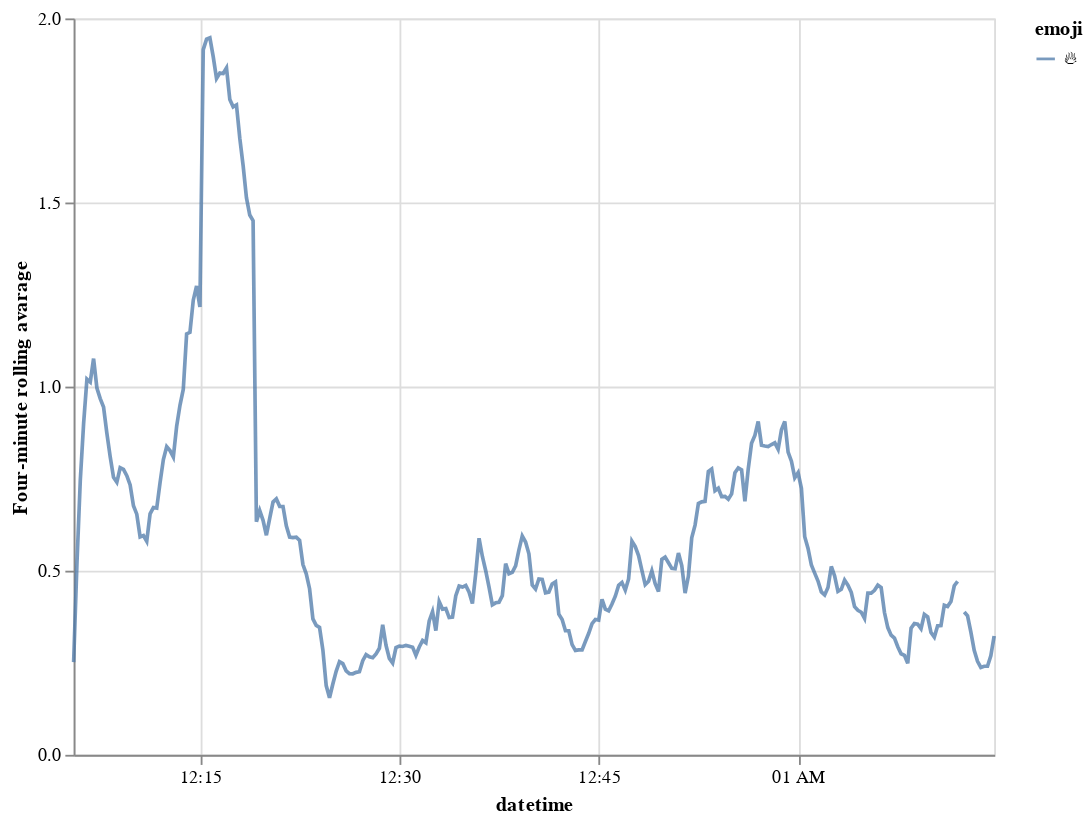

The code cell stored with this chart in its notebook:
### Code cell
genres = df3['emoji'].unique() # get unique field values
genres = list(filter(lambda d: d is not None, genres)) # filter out None values
genres.sort() # sort alphabetically
emo = [genres[0],genres[1]]
em_options=list(df3["id"].unique())
em_options=list(map(lambda x:float(x),em_options))
em_options.sort()

em_radio=alt.binding_radio(
    options=em_options
    )
radio_selector = alt.selection_single(
    name="Select",
    fields=["emoji"],
    clear="click",
    bind={'emoji': alt.binding_radio(options=emo)},
    init={'emoji':genres[0]}
    )

selection=alt.selection_interval(empty="none")
#selection1=alt.selection_single(on='mouseover', nearest=True, clear="click")

colorCondition2=alt.condition(selection,alt.value("black"),alt.value("white"))
opacityCondition = alt.condition(radio_selector, alt.value(0.75), alt.value(0.005))
opacityCondition2 = alt.condition(selection, alt.value(0.75), alt.value(0.005))

c1=alt.Chart(df3, height=400, width=500).mark_line().add_selection(
        radio_selector,
        #selection1
).encode(
    alt.Y("tweet_count:Q",title= "Four-minute rolling avarage",axis=alt.Axis(tickCount=5)),
    alt.X("datetime:T",axis=alt.Axis(tickCount=5)),
    color="emoji",
    opacity = opacityCondition
)

c2 = alt.Chart(df3, height=400, width=500).mark_point().add_selection(
    selection
).encode(
    alt.Y("tweet_count:Q",title= "Four-minute rolling avarage",axis=alt.Axis(tickCount=5)),
    alt.X("datetime:T",axis=alt.Axis(tickCount=5)),
    color=colorCondition2,
    opacity = opacityCondition2
)
#c1+c2
c3= (c1 + c2).add_selection(radio_selector).transform_filter(radio_selector)
c3

### Figure 1 — Vega-Lite specification as saved in the notebook (floating-point values rounded to 4 significant figures; data arrays with more than 128 entries replaced by an {"elided": "..."} marker saying what was removed)
{"config": {"view": {"continuousWidth": 400, "continuousHeight": 300}}, "layer": [{"mark": "line", "encoding": {"color": {"type": "nominal", "field": "emoji"}, "opacity": {"condition": {"value": 0.75, "selection": "Select"}, "value": 0.005}, "x": {"type": "temporal", "axis": {"tickCount": 5}, "field": "datetime"}, "y": {"type": "quantitative", "axis": {"tickCount": 5}, "field": "tweet_count", "title": "Four-minute rolling avarage"}}, "height": 400, "selection": {"Select": {"type": "single", "fields": ["emoji"], "clear": "click", "bind": {"emoji": {"input": "radio", "options": ["🔥", "😴"]}}, "init": {"emoji": "🔥"}}}, "width": 500}, {"mark": "point", "encoding": {"color": {"condition": {"value": "black", "selection": "selector065"}, "value": "white"}, "opacity": {"condition": {"value": 0.75, "selection": "selector065"}, "value": 0.005}, "x": {"type": "temporal", "axis": {"tickCount": 5}, "field": "datetime"}, "y": {"type": "quantitative", "axis": {"tickCount": 5}, "field": "tweet_count", "title": "Four-minute rolling avarage"}}, "height": 400, "selection": {"selector065": {"type": "interval", "empty": "none"}}, "width": 500}], "data": {"name": "data-c8cfe6bcd648ae18a46bb784928dc435"}, "transform": [{"filter": {"selection": "Select"}}], "$schema": "https://vega.github.io/schema/vega-lite/v4.0.2.json", "datasets": {"data-c8cfe6bcd648ae18a46bb784928dc435": {"elided": "556 records"}}}
